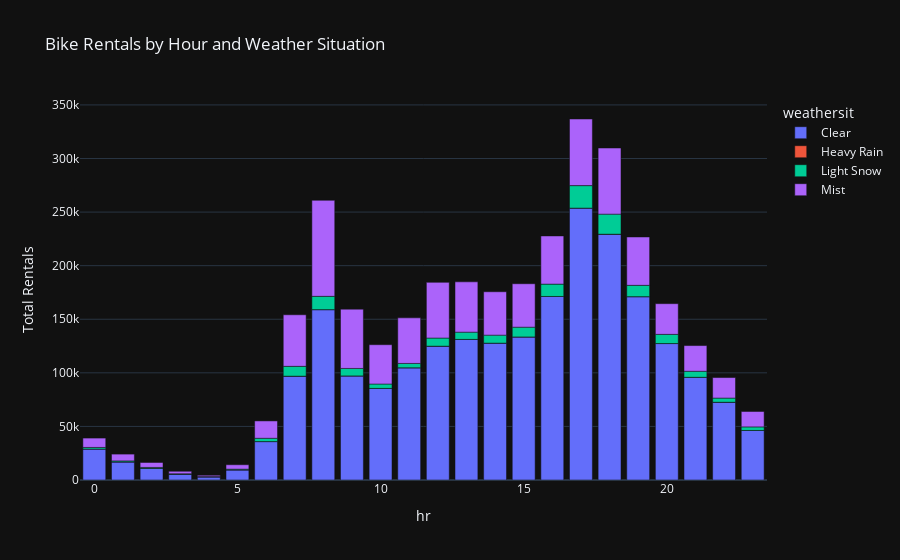

The notebook cell this image was saved under:
### Code cell
# Grouping the data by 'hr' and 'weathersit' and calculating the sum of 'cnt'
grouped_data = bike_data.groupby(['hr', 'weathersit'])['cnt'].sum().reset_index()
# Pivot the data to get 'weathersit' as columns and 'hr' as rows
pivot_data = grouped_data.pivot(index='hr', columns='weathersit', values='cnt').fillna(0)
# Create a stacked bar chart
fig = px.bar(pivot_data, 
             x=pivot_data.index, 
             y=pivot_data.columns, 
             labels={'value': 'Total Rentals'}, 
             title="Bike Rentals by Hour and Weather Situation")
# Show the plot
fig.show()

### Figure 1 — Plotly figure (JSON) as saved in the notebook; plotly's stock layout.template omitted (floating-point values rounded to 4 significant figures)
{"data": [{"alignmentgroup": "True", "hovertemplate": "weathersit=Clear<br>hr=%{x}<br>Total Rentals=%{y}<extra></extra>", "legendgroup": "Clear", "marker": {"color": "#636efa", "pattern": {"shape": ""}}, "name": "Clear", "offsetgroup": "Clear", "orientation": "v", "showlegend": true, "textposition": "auto", "x": [0, 1, 2, 3, 4, 5, 6, 7, 8, 9, 10, 11, 12, 13, 14, 15, 16, 17, 18, 19, 20, 21, 22, 23], "xaxis": "x", "y": [28930.0, 16850.0, 10910.0, 5458.0, 2931.0, 9452.0, 35860.0, 96900.0, 159000.0, 97120.0, 85460.0, 104700.0, 124900.0, 131200.0, 127700.0, 133500.0, 171200.0, 253700.0, 229200.0, 171100.0, 127300.0, 95840.0, 72580.0, 46240.0], "yaxis": "y", "type": "bar"}, {"alignmentgroup": "True", "hovertemplate": "weathersit=Heavy Rain<br>hr=%{x}<br>Total Rentals=%{y}<extra></extra>", "legendgroup": "Heavy Rain", "marker": {"color": "#EF553B", "pattern": {"shape": ""}}, "name": "Heavy Rain", "offsetgroup": "Heavy Rain", "orientation": "v", "showlegend": true, "textposition": "auto", "x": [0, 1, 2, 3, 4, 5, 6, 7, 8, 9, 10, 11, 12, 13, 14, 15, 16, 17, 18, 19, 20, 21, 22, 23], "xaxis": "x", "y": [0.0, 23.0, 0.0, 0.0, 0.0, 0.0, 0.0, 0.0, 0.0, 0.0, 0.0, 0.0, 0.0, 0.0, 0.0, 0.0, 36.0, 0.0, 164.0, 0.0, 0.0, 0.0, 0.0, 0.0], "yaxis": "y", "type": "bar"}, {"alignmentgroup": "True", "hovertemplate": "weathersit=Light Snow<br>hr=%{x}<br>Total Rentals=%{y}<extra></extra>", "legendgroup": "Light Snow", "marker": {"color": "#00cc96", "pattern": {"shape": ""}}, "name": "Light Snow", "offsetgroup": "Light Snow", "orientation": "v", "showlegend": true, "textposition": "auto", "x": [0, 1, 2, 3, 4, 5, 6, 7, 8, 9, 10, 11, 12, 13, 14, 15, 16, 17, 18, 19, 20, 21, 22, 23], "xaxis": "x", "y": [1462.0, 925.0, 831.0, 375.0, 267.0, 680.0, 3079.0, 9175.0, 12400.0, 6965.0, 4122.0, 4031.0, 7549.0, 6732.0, 7447.0, 9112.0, 11540.0, 20980.0, 18700.0, 10590.0, 8582.0, 5616.0, 3869.0, 3308.0], "yaxis": "y", "type": "bar"}, {"alignmentgroup": "True", "hovertemplate": "weathersit=Mist<br>hr=%{x}<br>Total Rentals=%{y}<extra></extra>", "legendgroup": "Mist", "marker": {"color": "#ab63fa", "pattern": {"shape": ""}}, "name": "Mist", "offsetgroup": "Mist", "orientation": "v", "showlegend": true, "textposition": "auto", "x": [0, 1, 2, 3, 4, 5, 6, 7, 8, 9, 10, 11, 12, 13, 14, 15, 16, 17, 18, 19, 20, 21, 22, 23], "xaxis": "x", "y": [8738.0, 6362.0, 4614.0, 2341.0, 1230.0, 4129.0, 16190.0, 48090.0, 89600.0, 55350.0, 36680.0, 42560.0, 51950.0, 46980.0, 40480.0, 40550.0, 44950.0, 62170.0, 61690.0, 45120.0, 28640.0, 23990.0, 19160.0, 14390.0], "yaxis": "y", "type": "bar"}], "layout": {"xaxis": {"anchor": "y", "domain": [0.0, 1.0], "title": {"text": "hr"}}, "yaxis": {"anchor": "x", "domain": [0.0, 1.0], "title": {"text": "Total Rentals"}}, "legend": {"title": {"text": "weathersit"}, "tracegroupgap": 0}, "title": {"text": "Bike Rentals by Hour and Weather Situation"}, "barmode": "relative"}}
